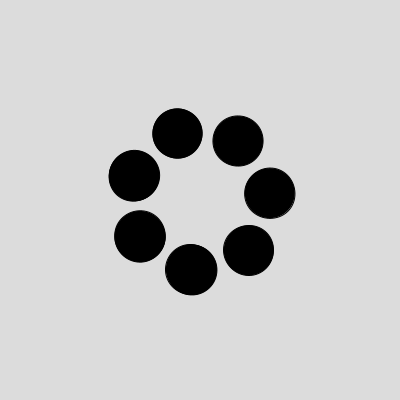
Frame 1 (no input)
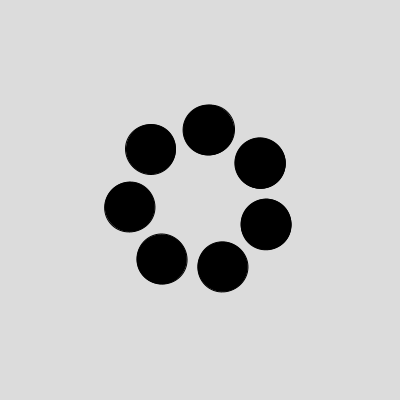
Frame 60 (the mouse pressed at the canvas centre just before this capture)
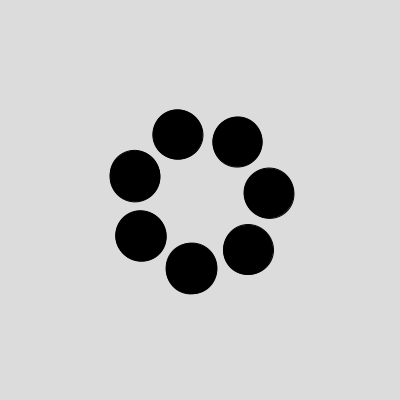
Frame 120 (the mouse held since frame 60 and released just before this capture)

The Processing sketch that drew these frames (run headless with seeded random() and noise(); from frame 60 on, the mouse is pressed at the canvas centre):

// Processing sketch: processing_140195
// ── processing_140195.pde

float angle= 0.1;
int speed =10;  // on increasing speed it will accelerate fast
float x,y;
float r=50;
void setup(){
size(400,400);
 
}
void draw(){
  background(220);
  fill(0);
  translate(width/2,height/2);
  for(int i=1;i<=speed;i++) // i <100 karne se path increase hota hai
  {
  angle +=.005;// it wil fast on increasing increment 
 
  rotate(.9);
 
  x=r*cos(angle);
  y=r*cos(angle);
  ellipse(x,y,r,r);
  }
   
}
